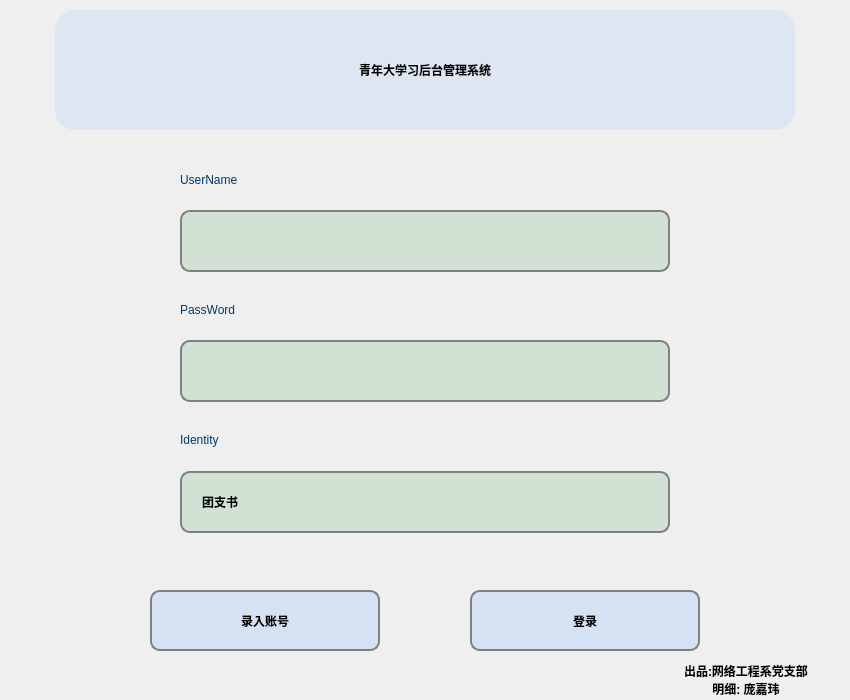
<?xml version="1.0" encoding="UTF-8"?>
<ui version="4.0">
 <class>Login</class>
 <widget class="QWidget" name="Login">
  <property name="geometry">
   <rect>
    <x>0</x>
    <y>0</y>
    <width>850</width>
    <height>700</height>
   </rect>
  </property>
  <property name="minimumSize">
   <size>
    <width>850</width>
    <height>700</height>
   </size>
  </property>
  <property name="maximumSize">
   <size>
    <width>850</width>
    <height>700</height>
   </size>
  </property>
  <property name="windowTitle">
   <string>Form</string>
  </property>
  <property name="styleSheet">
   <string notr="true">#Login
{
background: qlineargradient(x1:0, y1:0, x2:1, y2:0,
                                stop:0 rgb(226,238,243),
                                stop:1 rgb(240,207,214));
}
#title
{
font: 24pt &quot;楷体&quot;;
font-weight:bold;
background-color: rgba(202, 221, 245,0.5);
background: qlineargradient(x1:0, y1:0, x2:1, y2:0,
                                stop:1 rgb(226,238,243),
                                stop:0 rgb(240,207,214));
border-radius:20px;
}
#cp
{
font: 11pt &quot;楷体&quot;;
font-weight:bold;
}
#usernameLab
{
font: 18pt &quot;方正粗黑宋简体&quot;;
color: rgb(3, 57, 103);
}
#passwordLab
{
font: 18pt &quot;方正粗黑宋简体&quot;;
color: rgb(3, 57, 103);
}
QLineEdit
{
font: 14pt &quot;楷体&quot;;
font-weight:bold;
background-color: rgba(136, 193, 150,0.3);
border-radius:10px;
border:2px solid gray;
}
QLineEdit:hover
{
font: 14pt &quot;楷体&quot;;
font-weight:bold;
border:2px solid ;
}
#IdentityLab
{
font: 18pt &quot;方正粗黑宋简体&quot;;
color: rgb(3, 57, 103);
}
#btnLogin
{
font: 20pt &quot;楷体&quot;;
font-weight:bold;
border-radius:10px;
border:2px solid gray;
background-color: rgba(202, 221, 245,0.7);
}
#btnLogin:hover
{
font: 22pt &quot;楷体&quot;;
font-weight:bold;
border:3px solid;
background-color: rgb(202, 221, 245);
}
#btnInput
{
font: 20pt &quot;楷体&quot;;
font-weight:bold;
border-radius:10px;
border:2px solid gray;
background-color: rgba(202, 221, 245,0.7);
}
#btnInput:hover
{
font: 22pt &quot;楷体&quot;;
font-weight:bold;
border:3px solid;
background-color: rgb(202, 221, 245);
}</string>
  </property>
  <widget class="QLabel" name="title">
   <property name="geometry">
    <rect>
     <x>55</x>
     <y>10</y>
     <width>740</width>
     <height>120</height>
    </rect>
   </property>
   <property name="minimumSize">
    <size>
     <width>740</width>
     <height>120</height>
    </size>
   </property>
   <property name="maximumSize">
    <size>
     <width>740</width>
     <height>120</height>
    </size>
   </property>
   <property name="styleSheet">
    <string notr="true"/>
   </property>
   <property name="text">
    <string>青年大学习后台管理系统</string>
   </property>
   <property name="alignment">
    <set>Qt::AlignCenter</set>
   </property>
  </widget>
  <widget class="QLabel" name="usernameLab">
   <property name="geometry">
    <rect>
     <x>180</x>
     <y>150</y>
     <width>250</width>
     <height>60</height>
    </rect>
   </property>
   <property name="minimumSize">
    <size>
     <width>250</width>
     <height>60</height>
    </size>
   </property>
   <property name="maximumSize">
    <size>
     <width>250</width>
     <height>60</height>
    </size>
   </property>
   <property name="styleSheet">
    <string notr="true"/>
   </property>
   <property name="text">
    <string>UserName</string>
   </property>
  </widget>
  <widget class="QLineEdit" name="usernameLine">
   <property name="geometry">
    <rect>
     <x>180</x>
     <y>210</y>
     <width>490</width>
     <height>62</height>
    </rect>
   </property>
   <property name="text">
    <string/>
   </property>
  </widget>
  <widget class="QLineEdit" name="passwordLine">
   <property name="geometry">
    <rect>
     <x>180</x>
     <y>340</y>
     <width>490</width>
     <height>62</height>
    </rect>
   </property>
   <property name="text">
    <string/>
   </property>
   <property name="echoMode">
    <enum>QLineEdit::Password</enum>
   </property>
  </widget>
  <widget class="QLabel" name="passwordLab">
   <property name="geometry">
    <rect>
     <x>180</x>
     <y>280</y>
     <width>250</width>
     <height>60</height>
    </rect>
   </property>
   <property name="minimumSize">
    <size>
     <width>250</width>
     <height>60</height>
    </size>
   </property>
   <property name="maximumSize">
    <size>
     <width>250</width>
     <height>60</height>
    </size>
   </property>
   <property name="styleSheet">
    <string notr="true"/>
   </property>
   <property name="text">
    <string>PassWord</string>
   </property>
  </widget>
  <widget class="QPushButton" name="btnLogin">
   <property name="geometry">
    <rect>
     <x>470</x>
     <y>590</y>
     <width>230</width>
     <height>61</height>
    </rect>
   </property>
   <property name="text">
    <string>登录</string>
   </property>
   <property name="shortcut">
    <string>Return</string>
   </property>
  </widget>
  <widget class="QLabel" name="IdentityLab">
   <property name="geometry">
    <rect>
     <x>180</x>
     <y>410</y>
     <width>250</width>
     <height>60</height>
    </rect>
   </property>
   <property name="minimumSize">
    <size>
     <width>250</width>
     <height>60</height>
    </size>
   </property>
   <property name="maximumSize">
    <size>
     <width>250</width>
     <height>60</height>
    </size>
   </property>
   <property name="styleSheet">
    <string notr="true"/>
   </property>
   <property name="text">
    <string>Identity</string>
   </property>
  </widget>
  <widget class="QComboBox" name="IdentityBox">
   <property name="geometry">
    <rect>
     <x>180</x>
     <y>471</y>
     <width>490</width>
     <height>62</height>
    </rect>
   </property>
   <property name="styleSheet">
    <string notr="true">/*QCombobox主体*/
QComboBox {
	font: 14pt &quot;楷体&quot;;
	font-weight:bold;
	background-color: rgba(136, 193, 150,0.3);
	border-radius:10px;
	border:2px solid gray;
    padding: 1px 2px 1px 2px;  /*针对于组合框中的文本内容*/
	text-align:bottom;
	padding-left: 20px;/*左侧边距*/
}
QComboBox:hover
{
	border:3px solid;
}
/*QCombobox右侧按钮*/
QComboBox::drop-down {
    subcontrol-origin: padding;
    subcontrol-position: top right;/*放于右方顶部*/
    width: 50px;/*设置按钮范围宽度*/
    border-top-right-radius: 3px;/*设置边框圆角*/
    border-bottom-right-radius: 3px;
/*padding-right: 50px;*/
}
/*QCombobox右侧按钮的箭头图标*/
QComboBox::down-arrow {
	border-image: url(:/ptr/down.png);/*自定义图片填充*/
	width: 28px;/*设置该图标的宽高*/
	height: 28px;
}
/*QCombobox右侧按钮的箭头图标*/
QComboBox::down-arrow::on {
	border-image: url(:/ptr/up.png);/*自定义图片填充*/
	width: 28px;/*设置该图标的宽高*/
	height: 28px;
}


/* 下拉后，整个下拉窗体样式 */
QComboBox QAbstractItemView {
	font: 16pt &quot;楷体&quot;;
	font-weight: bold;  
    border: 2px solid white;/*边框宽度、线形、颜色*/
	/*背景颜色*/
	background-color: rgba(136, 193, 150,0.3);
    border-radius: 10px;/*圆角*/
    padding: 1px 2px 1px 2px;  /*针对于组合框中的文本内容*/
    min-width: 10em;   /*# 组合框的最小宽度*/
}

/* 下拉后，整个下拉窗体每项的样式 */
QComboBox QAbstractItemView::item {
	font: 16pt &quot;楷体&quot;;
	font-weight: bold;
	border-radius: 10px;/*圆角*/
    height: 50px;   /* 项的高度（设置pComboBox-&gt;setView(new QListView());后，该项才起作用） */
	background-color: rgba(136, 193, 150,0.3);

}

/*以下部分不知为何不生效，有待调试*/
/* 下拉后，整个下拉窗体越过每项的样式 */
QComboBox QAbstractItemView::item:hover {
	font: 16pt &quot;楷体&quot;;
	font-weight: bold;
       /* 整个下拉窗体越过每项的背景色 */
	background-color: rgba(136, 193, 150,0.5);
}

/* 下拉后，整个下拉窗体被选择的每项的样式 */
QComboBox QAbstractItemView::item:selected {
	font: 16pt &quot;楷体&quot;;
	font-weight: bold;
	background-color: rgba(136, 193, 150,0.5);
}
</string>
   </property>
   <item>
    <property name="text">
     <string>团支书</string>
    </property>
   </item>
   <item>
    <property name="text">
     <string>老师</string>
    </property>
   </item>
   <item>
    <property name="text">
     <string>学院管理员</string>
    </property>
   </item>
  </widget>
  <widget class="QLabel" name="cp">
   <property name="geometry">
    <rect>
     <x>641</x>
     <y>660</y>
     <width>210</width>
     <height>40</height>
    </rect>
   </property>
   <property name="minimumSize">
    <size>
     <width>210</width>
     <height>40</height>
    </size>
   </property>
   <property name="maximumSize">
    <size>
     <width>210</width>
     <height>40</height>
    </size>
   </property>
   <property name="text">
    <string>出品:网络工程系党支部
明细: 庞嘉玮</string>
   </property>
   <property name="alignment">
    <set>Qt::AlignCenter</set>
   </property>
   <property name="wordWrap">
    <bool>false</bool>
   </property>
   <property name="openExternalLinks">
    <bool>false</bool>
   </property>
  </widget>
  <widget class="QPushButton" name="btnInput">
   <property name="geometry">
    <rect>
     <x>150</x>
     <y>590</y>
     <width>230</width>
     <height>61</height>
    </rect>
   </property>
   <property name="text">
    <string>录入账号</string>
   </property>
  </widget>
 </widget>
 <tabstops>
  <tabstop>usernameLine</tabstop>
  <tabstop>passwordLine</tabstop>
  <tabstop>IdentityBox</tabstop>
  <tabstop>btnInput</tabstop>
  <tabstop>btnLogin</tabstop>
 </tabstops>
 <resources/>
 <connections/>
</ui>
